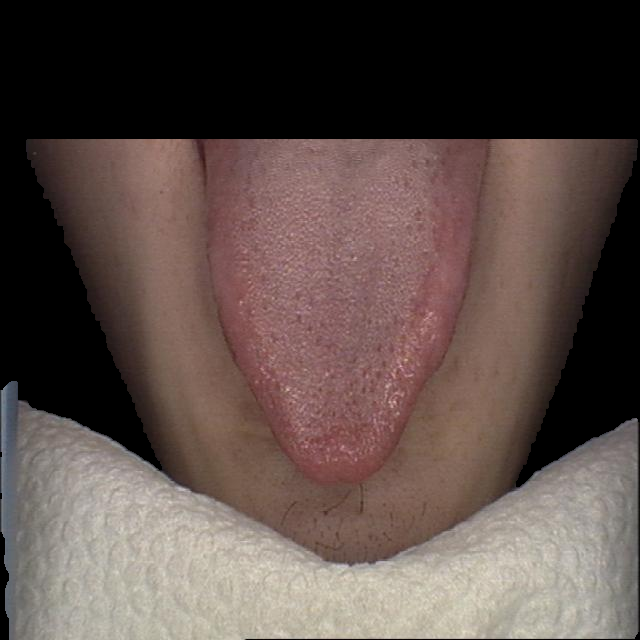
#> input picture PHOTO3/10000_A_358_mask_only/deid.png, 640 x 640 px
$ python -i batch_folder_mask_deid.py   (imports and definitions only)
#> lines starting #> are read from the running program, lines starting #| are printed output that depends on the picture; after the words box and inside, x2 and y2 are one past the last pixel; in counts of white or black regions, pixels touching at a corner belong together
#> further down, picture is the input picture: shape (640, 640, 3); mean B, G, R 72.5, 77.3, 92.1
import argparse
import json
from pathlib import Path
from typing import Dict, List, Optional, Tuple

import cv2
import numpy as np

VALID_EXTS = (".jpg", ".jpeg", ".png", ".bmp", ".webp")


def _largest_component(mask: np.ndarray) -> np.ndarray:
    num_labels, labels, stats, _ = cv2.connectedComponentsWithStats(mask, connectivity=8)
    if num_labels <= 1:
        return mask

    best_idx = 1
    best_area = int(stats[1, cv2.CC_STAT_AREA])
    for i in range(2, num_labels):
        area = int(stats[i, cv2.CC_STAT_AREA])
        if area > best_area:
            best_idx = i
            best_area = area

    out = np.zeros_like(mask)
    out[labels == best_idx] = 255
    return out


def estimate_tongue_mask(image: np.ndarray) -> np.ndarray:
    """Estimate a tongue mask from a color image using HSV and spatial priors."""
    if image is None or image.size == 0:
        raise ValueError("image is empty")

    h, w = image.shape[:2]
#> h = 640; w = 640
    hsv = cv2.cvtColor(image, cv2.COLOR_BGR2HSV)
#> hsv: shape (640, 640, 3); mean H, S, V 16.8, 41.4, 92.2

    # Broad red/pink ranges for tongue-like regions.
    m1 = cv2.inRange(hsv, (0, 15, 25), (28, 255, 255))
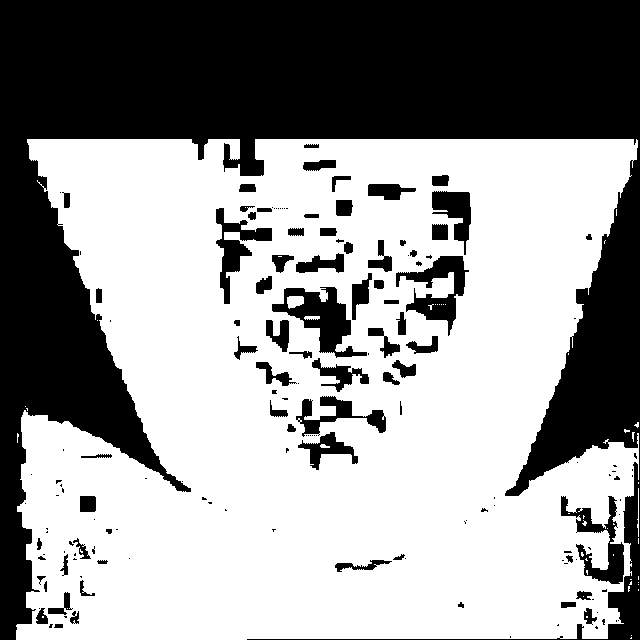
#> m1: shape (640, 640); 60.1% white; 156 black regions (84 under 20 px), largest, box (x1, y1, x2, y2) and area: (0, 0, 640, 640) 141853, (272, 287, 367, 358) 2616, (396, 256, 469, 336) 2188
    m2 = cv2.inRange(hsv, (150, 10, 25), (179, 255, 255))
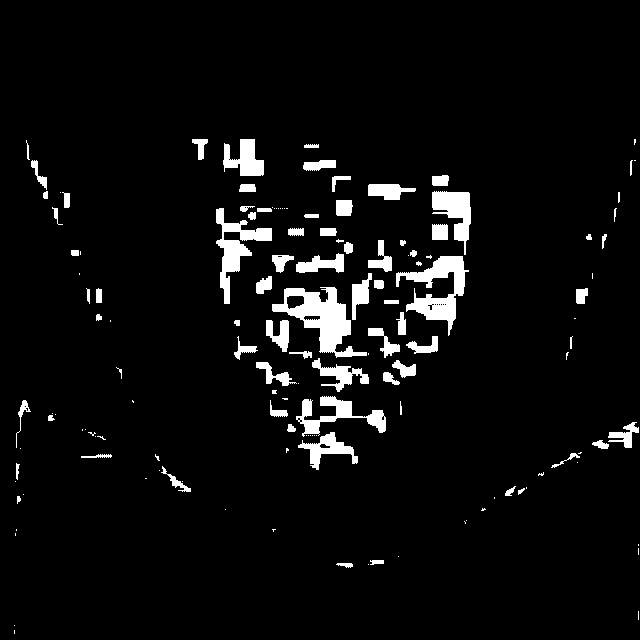
#> m2: shape (640, 640); 5% white; 142 white regions (65 under 20 px), largest, box (x1, y1, x2, y2) and area: (272, 287, 367, 358) 2616, (396, 256, 469, 336) 2188, (216, 208, 272, 304) 1638
    mask = cv2.bitwise_or(m1, m2)
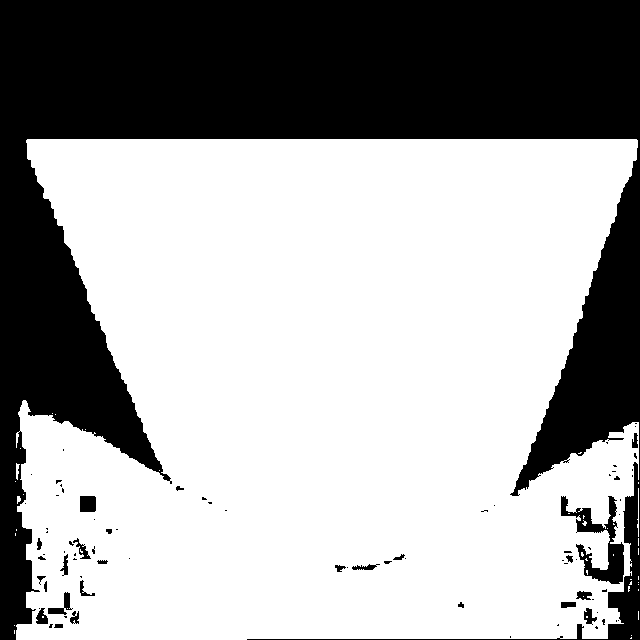
#> mask: shape (640, 640); 65.2% white; 82 black regions (56 under 20 px), largest, box (x1, y1, x2, y2) and area: (0, 0, 640, 640) 138802, (561, 496, 624, 584) 1886, (80, 496, 96, 512) 254

    # Keep lower-middle region to suppress background and upper-face noise.
    prior = np.zeros((h, w), dtype=np.uint8)
    y1 = int(h * 0.28)
#> y1 = 179
    x1 = int(w * 0.10)
#> x1 = 64
    x2 = int(w * 0.90)
#> x2 = 576
    prior[y1:h, x1:x2] = 255
    mask = cv2.bitwise_and(mask, prior)
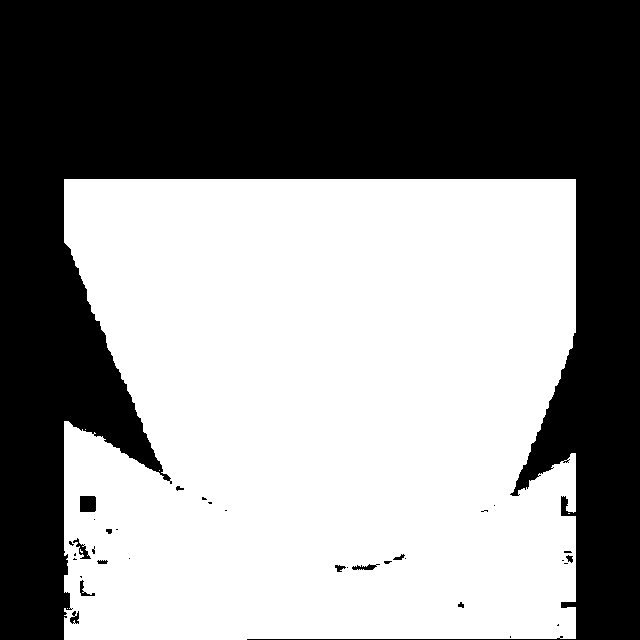
#> mask: shape (640, 640); 54.1% white; 34 black regions (21 under 20 px), largest, box (x1, y1, x2, y2) and area: (0, 0, 640, 640) 186959, (80, 496, 96, 512) 254, (73, 538, 91, 559) 122

    kernel = np.ones((5, 5), np.uint8)
    mask = cv2.morphologyEx(mask, cv2.MORPH_OPEN, kernel)
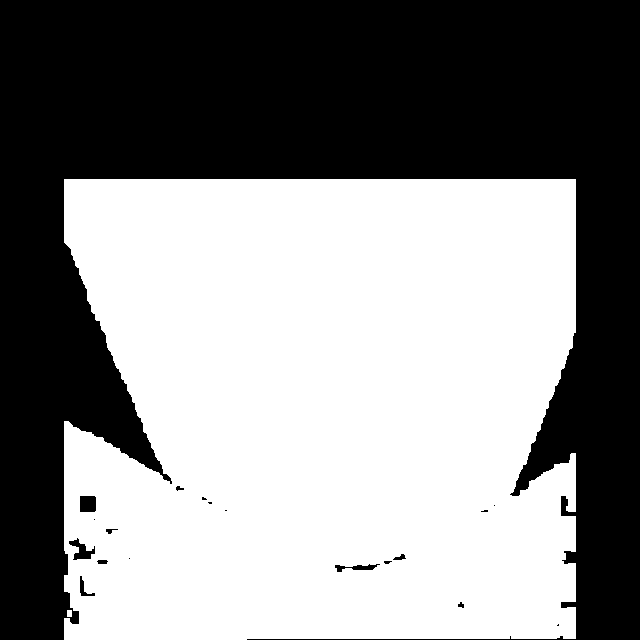
#> mask: shape (640, 640); 54% white; 19 black regions (9 under 20 px), largest, box (x1, y1, x2, y2) and area: (0, 0, 640, 640) 187308, (69, 538, 95, 560) 255, (80, 496, 96, 512) 254
    mask = cv2.morphologyEx(mask, cv2.MORPH_CLOSE, kernel)
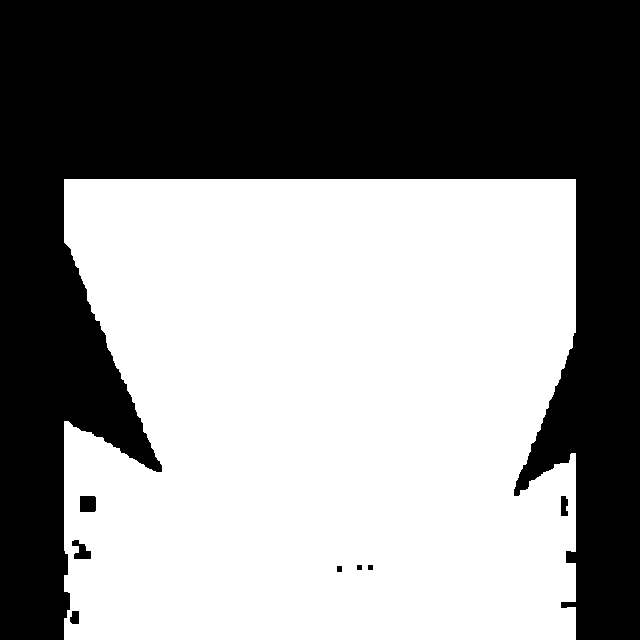
#> mask: shape (640, 640); 54.3% white; 8 black regions, largest, box (x1, y1, x2, y2) and area: (0, 0, 640, 640) 186609, (80, 496, 96, 512) 254, (72, 540, 91, 559) 212
    mask = _largest_component(mask)
#> in _largest_component, `num_labels, labels, stats, _ = cv2.connectedComponentsWithStats(mask, ..`: num_labels = 2; stats = [[0, 0, 640, 640, 187381], [64, 179, 512, 461, 222219]]
#> in _largest_component, `best_area = int(stats[1, cv2.CC_STAT_AREA])`: best_area = 222219
#> after the loop in _largest_component, `for i in range(2, num_labels):`: best_idx = 1

    if int(np.count_nonzero(mask)) < int(0.003 * h * w):
        # Conservative fallback: center-lower ellipse.
        fallback = np.zeros((h, w), dtype=np.uint8)
        center = (w // 2, int(h * 0.63))
        axes = (max(1, int(w * 0.18)), max(1, int(h * 0.16)))
        cv2.ellipse(fallback, center, axes, 0, 0, 360, 255, -1)
        return fallback

    return mask


# [30 lines left out: functions apply_mask_only, _find_mask_for_image, not called in this run]


def _iter_images(image_dir: Path) -> List[Path]:
    paths = [p for p in sorted(image_dir.iterdir()) if p.is_file() and p.suffix.lower() in VALID_EXTS]
    return paths


# [97 lines left out: functions run_batch, main, not called in this run]


# [2 lines not run here, left out]

>>> import cv2
>>> picture = cv2.imread('../../PHOTO3/10000_A_358_mask_only/deid.png')
>>> result = estimate_tongue_mask(picture)
